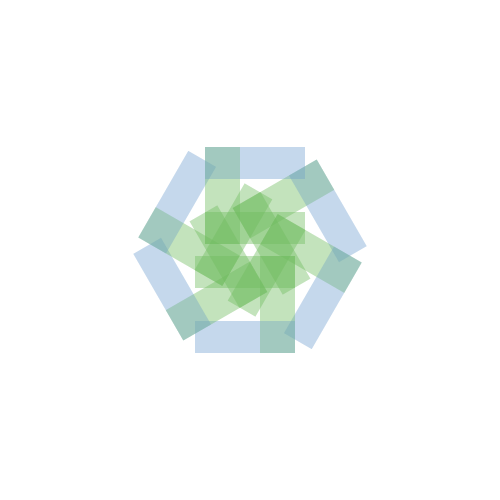
Frame 1 (no input)
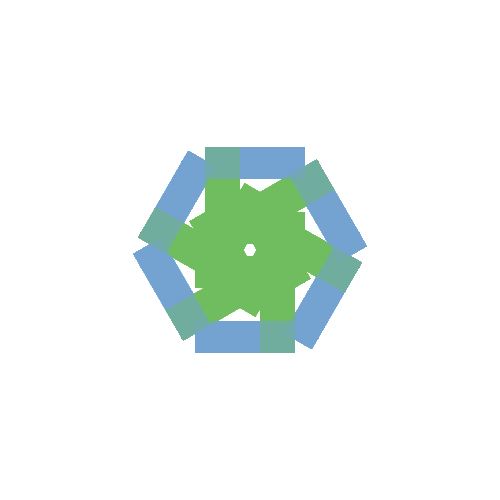
Frame 60 (the mouse pressed at the canvas centre just before this capture)
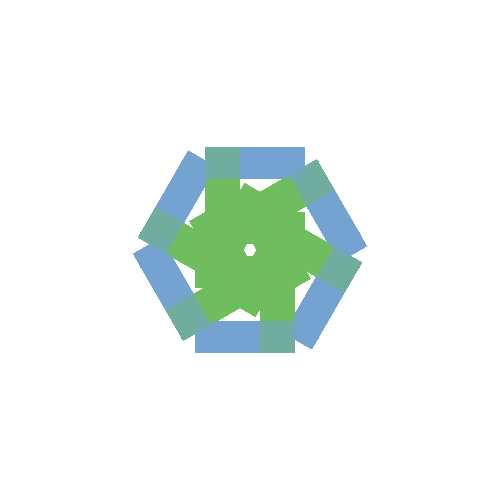
Frame 120 (the mouse held since frame 60 and released just before this capture)

The Processing sketch that drew these frames (run headless with seeded random() and noise(); from frame 60 on, the mouse is pressed at the canvas centre):

// Processing sketch: processing_84874
// ── processing_84874.pde

void setup()
{
size(500, 500);
 background(255);
 smooth();
}

void draw(){
  noStroke();
 
  
  translate(width/2, height/2);
  for (int i=0;i<360;i=i+30){
  rotate(radians(60)); 
  fill(110,185,95,60);
  rect(-45,-38,100,32);
  rect(-45,-103,35,97);
  noFill();
  fill(115,160,210,60);
  rect(-45,-103,100,32);
  noFill();
 }
}
